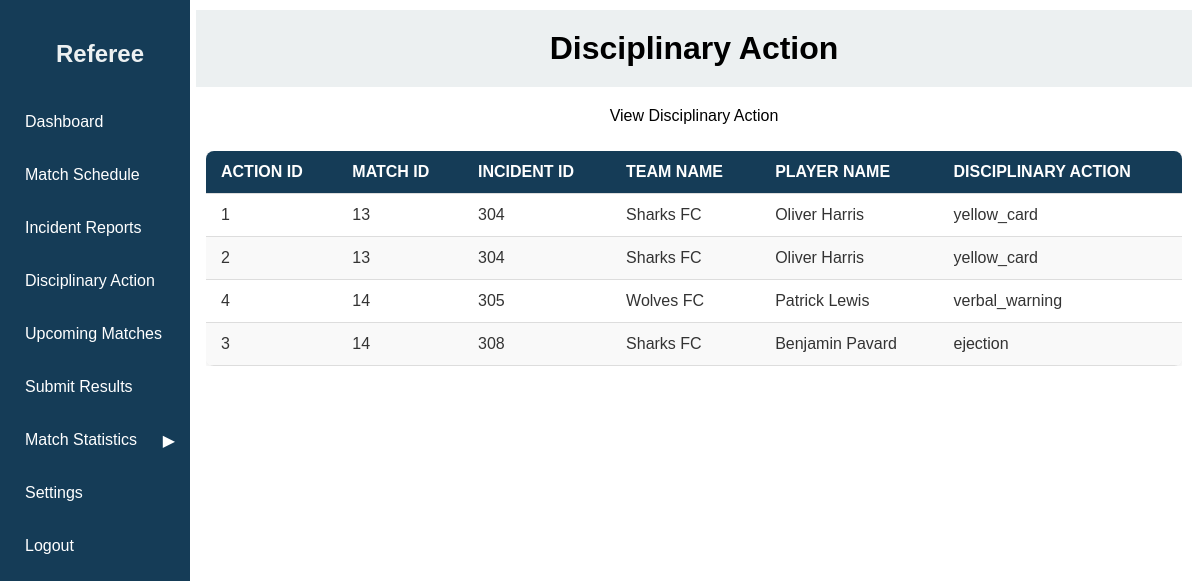
Page /Referee/pages/DisciplinaryAction.php (signed in) on the committed database.
### tables this page shows
CREATE TABLE "Disciplinary_action" (
	"Action_ID"	INTEGER,
	"Match_ID"	INTEGER NOT NULL,
	"Player_ID"	INTEGER NOT NULL,
	"Incident_ID"	INTEGER NOT NULL,
	"Disciplinary_action"	TEXT NOT NULL,
	PRIMARY KEY("Action_ID" AUTOINCREMENT),
	FOREIGN KEY("Incident_ID") REFERENCES "Incident"("Incident_ID"),
	FOREIGN KEY("Match_ID") REFERENCES "Match"("Match_ID"),
	FOREIGN KEY("Player_ID") REFERENCES "Player"("Player_ID")
);

CREATE TABLE Team (
    Team_ID INT PRIMARY KEY,
    Team_name TEXT NOT NULL,
	City TEXT NOT NULL,
    Manager_ID TEXT NOT NULL,
    FOREIGN KEY (Manager_ID) REFERENCES Users(User_ID)
);

### Referee/pages/DisciplinaryAction.php (the view, shortened to what this page needs)
<?php
include "../db.php";
$query = "
    SELECT
        d.Match_ID,
        t.Team_name AS team_name,
        u.First_name || ' ' || u.Last_name AS player_name,
        d.Disciplinary_action,
        d.Incident_ID,
        d.Action_ID
    FROM Disciplinary_action d
    JOIN Player p ON d.Player_ID = p.Player_ID
    JOIN Team t ON p.Team_ID = t.Team_ID
    JOIN Users u ON p.Player_ID = u.User_ID
    ORDER BY d.Match_ID ASC
";
$stmt = $pdo->prepare($query);
$stmt->execute();
$actions = $stmt->fetchAll(PDO::FETCH_ASSOC);
?>
<!DOCTYPE html>
<html lang="en">
<head>
    <link rel="stylesheet" href="../assets/css/style.css">
</head>
<body>
<?php include '../includes/sidebar.php'; ?>
<div class="content">
    <header>
        <h1>Disciplinary Action</h1>
    </header>
    <p class="text-center">View Disciplinary Action</p>
    <div class="card-section">
        <div class="table-container">
            <table class="custom-table history-table">
                <thead>
                    <tr>
                        <th>Action ID</th>
                        <th>Match ID</th>
                        <th>Incident ID</th>
                        <th>Team Name</th>
                        <th>Player Name</th>
                        <th>Disciplinary Action</th>
                    </tr>
                </thead>
                <tbody>
                    <?php foreach ($actions as $action): ?>
                        <tr>
                            <td><?= htmlspecialchars($action['Action_ID']) ?></td>
                            <td><?= htmlspecialchars($action['Match_ID']) ?></td>
                            <td><?= htmlspecialchars($action['Incident_ID']) ?></td>
                            <td><?= htmlspecialchars($action['team_name']) ?></td>
                            <td><?= htmlspecialchars($action['player_name']) ?></td>
                            <td><?= htmlspecialchars($action['Disciplinary_action']) ?></td>
                        </tr>
                    <?php endforeach; ?>
                </tbody>
            </table>
        </div>
    </div>
</div>
</body>
</html>

### Referee/assets/css/style.css (style rules this page uses)
body { font-family: Arial, sans-serif; margin: 0; padding: 0; height: 100vh; }
.content { position: absolute; left: 15.5%; padding: 10px; width: 83%; }
.content header { background-color: #ecf0f1; padding: 20px; text-align: center; margin-bottom: 20px; }
.content header h1 { margin: 0; }
.card-section { position: relative; width: 100%; padding: 10px; box-sizing: border-box; }
.table-container { width: 100%; overflow-x: auto; }
.custom-table { width: 100%; border-collapse: collapse; border-spacing: 0; background-color: #fff; box-shadow: 0 2px 10px rgba(0, 0, 0, 0.1); border-radius: 8px; overflow: hidden; }
.custom-table th, .custom-table td { padding: 12px 15px; text-align: left; border-bottom: 1px solid #ddd; }
.custom-table th { background-color: #9fa1a5; color: #ffffff; font-weight: bold; text-transform: uppercase; }
.custom-table tr:nth-child(even) { background-color: #f9f9f9; }
.custom-table td { color: #333; }
.custom-table th:first-child, .custom-table td:first-child { border-left: none; }
.custom-table th:last-child, .custom-table td:last-child { border-right: none; }
.history-table th { background-color: #153C57; }
.text-center { text-align: center !important; }

### rows in the picture
disciplinary_action: Action_ID "1", Match_ID "13", Incident_ID "304", team.Team_name "Sharks FC", player_name "Oliver Harris", Disciplinary_action "yellow_card"
disciplinary_action: Action_ID "2", Match_ID "13", Incident_ID "304", team.Team_name "Sharks FC", player_name "Oliver Harris", Disciplinary_action "yellow_card"
disciplinary_action: Action_ID "4", Match_ID "14", Incident_ID "305", team.Team_name "Wolves FC", player_name "Patrick Lewis", Disciplinary_action "verbal_warning"
disciplinary_action: Action_ID "3", Match_ID "14", Incident_ID "308", team.Team_name "Sharks FC", player_name "Benjamin Pavard", Disciplinary_action "ejection"
